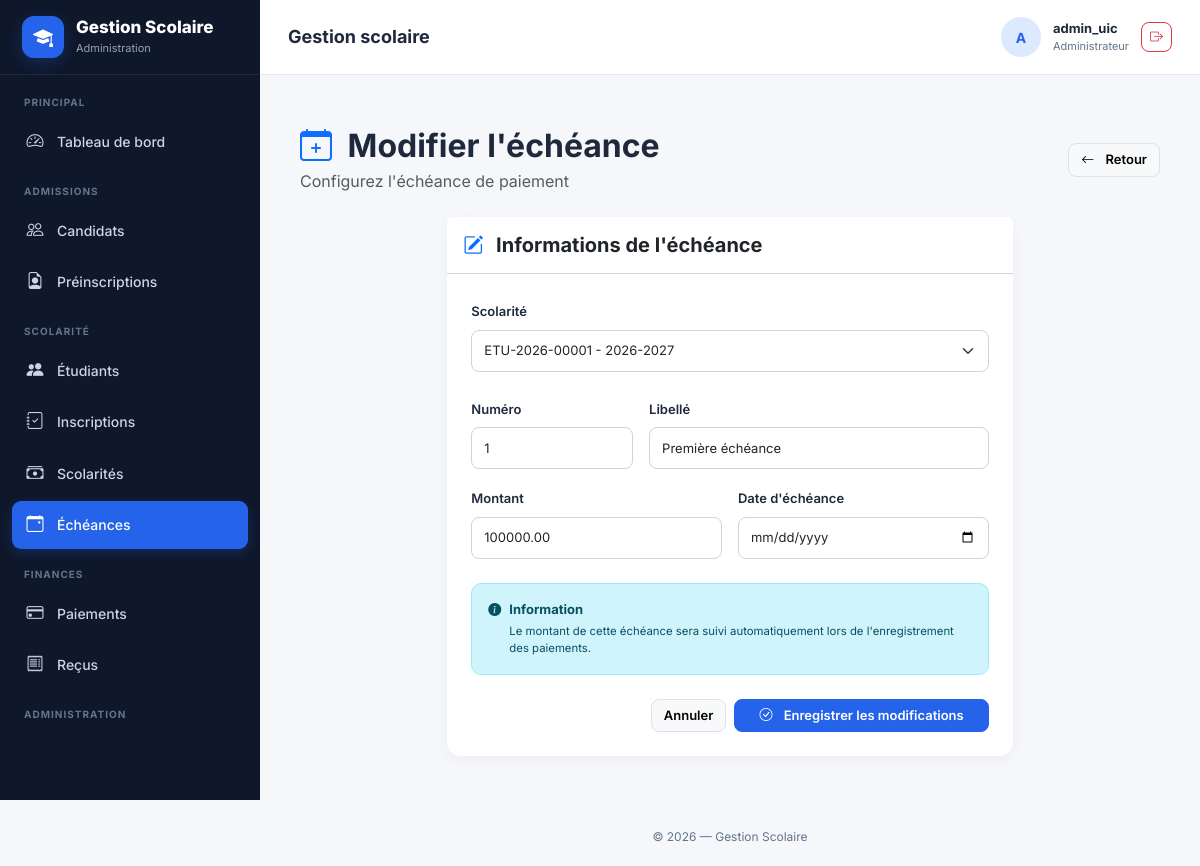
The app's page /echeances/1/modifier/ (signed in) with its own data.
### gestion/models.py (models this page shows, shortened)
class Echeance(models.Model):
    STATUT_CHOICES = [
        ("A_VENIR", "À venir"),
        ("EN_COURS", "En cours"),
        ("PAYEE", "Payée"),
        ("EN_RETARD", "En retard"),
    ]
    scolarite = models.ForeignKey(
        Scolarite,
        on_delete=models.PROTECT,
        related_name="echeances"
    )
    numero = models.PositiveIntegerField()
    libelle = models.CharField(
        max_length=150
    )
    montant = models.DecimalField(
        max_digits=12,
        decimal_places=2
    )
    date_echeance = models.DateField()
    montant_paye = models.DecimalField(
        max_digits=12,
        decimal_places=2,
        default=0,
        editable=False
    )
    reste_a_payer = models.DecimalField(
        max_digits=12,
        decimal_places=2,
        default=0,
        editable=False
    )
    statut = models.CharField(
        max_length=20,
        choices=STATUT_CHOICES,
        default="A_VENIR"
    )
    class Meta:
        verbose_name = "Échéance"
        verbose_name_plural = "Échéances"
        ordering = ["numero"]
        constraints = [
            models.UniqueConstraint(
                fields=["scolarite", "numero"],
                name="unique_echeance_scolarite_numero"
            )
        ]

### gestion/views.py (the view)
# urls.py: path("echeances/<int:pk>/modifier/", views.echeance_update,name="echeance_update"),
@login_required
@permission_required('gestion.change_echeance', raise_exception=True)
def echeance_update(request, pk):
    echeance = get_object_or_404(
        Echeance,
        pk=pk
    )
    if request.method == "POST":
        form = EcheanceForm(
            request.POST,
            instance=echeance
        )
        if form.is_valid():
            echeance = form.save()
            messages.success(
                request,
                "L'échéance a été modifiée avec succès."
            )
            return redirect(
                "gestion:echeance_detail",
                pk=echeance.pk
            )
    else:
        form = EcheanceForm(
            instance=echeance
        )
    return render(
        request,
        "gestion/echeances/form.html",
        {
            "form": form,
            "titre": "Modifier l'échéance",
            "bouton": "Enregistrer les modifications",
            "echeance": echeance,
        }
    )

### gestion/templates/gestion/echeances/form.html (shortened to what this page needs)
{% extends "gestion/base.html" %}
{% block content %}
<div class="container-fluid py-4">
    <div class="d-flex justify-content-between align-items-center mb-4">
        <div>
            <h2 class="fw-bold mb-1">
                <i class="bi bi-calendar-plus me-2 text-primary"></i>
                {{ titre }}
            </h2>
            <p class="text-muted mb-0">
                Configurez l'échéance de paiement
            </p>
        </div>
        <a href="{% url 'gestion:echeances_liste' %}"
           class="btn btn-light border">
            <i class="bi bi-arrow-left me-2"></i>
            Retour
        </a>
    </div>
    <div class="row justify-content-center">
        <div class="col-xl-8 col-lg-10">
            <div class="card border-0 shadow-sm">
                <div class="card-header bg-white py-3">
                    <h5 class="fw-bold mb-0">
                        <i class="bi bi-pencil-square me-2 text-primary"></i>
                        Informations de l'échéance
                    </h5>
                </div>
                <div class="card-body p-4">
                    <form method="post">
                        <div class="mb-4">
                            <label for="{{ form.scolarite.id_for_label }}"
                                   class="form-label fw-semibold">
                                {{ form.scolarite.label }}
                            </label>
                            {{ form.scolarite }}
                        </div>
                        <div class="row g-3">
                            <div class="col-md-4">
                                <label for="{{ form.numero.id_for_label }}"
                                       class="form-label fw-semibold">
                                    {{ form.numero.label }}
                                </label>
                                {{ form.numero }}
                            </div>
                            <div class="col-md-8">
                                <label for="{{ form.libelle.id_for_label }}"
                                       class="form-label fw-semibold">
                                    {{ form.libelle.label }}
                                </label>
                                {{ form.libelle }}
                            </div>
                            <div class="col-md-6">
                                <label for="{{ form.montant.id_for_label }}"
                                       class="form-label fw-semibold">
                                    {{ form.montant.label }}
                                </label>
                                {{ form.montant }}
                            </div>
                            <div class="col-md-6">
                                <label for="{{ form.date_echeance.id_for_label }}"
                                       class="form-label fw-semibold">
                                    {{ form.date_echeance.label }}
                                </label>
                                {{ form.date_echeance }}
                            </div>
                        </div>
                        <div class="alert alert-info mt-4">
                            <div class="d-flex">
                                <i class="bi bi-info-circle-fill me-2"></i>
                                <div>
                                    <strong>Information</strong>
                                    <div class="small mt-1">
                                        Le montant de cette échéance sera suivi
                                        automatiquement lors de l'enregistrement
                                        des paiements.
                                    </div>
                                </div>
                            </div>
                        </div>
                        <div class="d-flex justify-content-end gap-2 mt-4">
                            <a href="{% url 'gestion:echeances_liste' %}"
                               class="btn btn-light border">
                                Annuler
                            </a>
                            <button type="submit"
                                    class="btn btn-primary px-4">
                                <i class="bi bi-check-circle me-2"></i>
                                {{ bouton }}
                            </button>
                        </div>
                    </form>
                </div>
            </div>
        </div>
    </div>
</div>
{% endblock %}

### gestion/templates/gestion/base.html (shortened to what this page needs)
{% load static %}
<!DOCTYPE html>
<html lang="fr">
<head>
    <link
        href="https://cdn.jsdelivr.net/npm/bootstrap@5.3.3/dist/css/bootstrap.min.css"
        rel="stylesheet"
    >
    <link
        rel="stylesheet"
        href="https://cdn.jsdelivr.net/npm/bootstrap-icons@1.11.3/font/bootstrap-icons.min.css"
    >
</head>
<body>
<aside
    class="sidebar"
    id="sidebar"
>
    <div class="sidebar-brand">
        <div class="brand-icon">
            <i class="bi bi-mortarboard-fill"></i>
        </div>
        <div>
            <div class="brand-title">
                Gestion Scolaire
            </div>
            <div class="brand-subtitle">
                Administration
            </div>
        </div>
    </div>
    <div class="sidebar-menu">
        <div class="menu-title">
            Principal
        </div>
        <a
            href="{% url 'gestion:dashboard' %}"
            class="menu-link
            "
        >
            <i class="bi bi-speedometer2"></i>
            <span>
                Tableau de bord
            </span>
        </a>
        {% if perms.gestion.view_candidat or perms.gestion.view_preinscription %}
        <div class="menu-title">
            Admissions
        </div>
        {% endif %}
        {% if perms.gestion.view_candidat %}
        <a
            href="{% url 'gestion:candidats_liste' %}"
            class="menu-link
            "
        >
            <i class="bi bi-people"></i>
            <span>
                Candidats
            </span>
        </a>
        {% endif %}
        {% if perms.gestion.view_preinscription %}
        <a
            href="{% url 'gestion:preinscription_liste' %}"
            class="menu-link
            "
        >
            <i class="bi bi-file-earmark-person"></i>
            <span>
                Préinscriptions
            </span>
        </a>
        {% endif %}
        {% if perms.gestion.view_etudiant or perms.gestion.view_inscription or perms.gestion.view_scolarite or perms.gestion.view_echeance %}
        <div class="menu-title">
            Scolarité
        </div>
        {% endif %}
        {% if perms.gestion.view_etudiant %}
        <a
            href="{% url 'gestion:etudiants_liste' %}"
            class="menu-link
            "
        >
            <i class="bi bi-people-fill"></i>
            <span>
                Étudiants
            </span>
        </a>
        {% endif %}
        {% if perms.gestion.view_inscription %}
        <a
            href="{% url 'gestion:inscriptions_liste' %}"
            class="menu-link
            "
        >
            <i class="bi bi-journal-check"></i>
            <span>
                Inscriptions
            </span>
        </a>
        {% endif %}
        {% if perms.gestion.view_scolarite %}
        <a
            href="{% url 'gestion:scolarites_liste' %}"
            class="menu-link
            "
        >
            <i class="bi bi-cash-stack"></i>
            <span>
                Scolarités
            </span>
        </a>
        {% endif %}
        {% if perms.gestion.view_echeance %}
        <a
            href="{% url 'gestion:echeances_liste' %}"
            class="menu-link
            {% if 'echeance' in request.resolver_match.url_name %}
                active
            {% endif %}"
        >
            <i class="bi bi-calendar-event"></i>
            <span>
                Échéances
            </span>
        </a>
        {% endif %}
        {% if perms.gestion.view_paiement or perms.gestion.view_recu %}
        <div class="menu-title">
            Finances
        </div>
        {% endif %}
        {% if perms.gestion.view_paiement %}
        <a
            href="{% url 'gestion:paiements_liste' %}"
            class="menu-link
            "
        >
            <i class="bi bi-credit-card"></i>
            <span>
                Paiements
            </span>
        </a>
        {% endif %}
        {% if perms.gestion.view_recu %}
        <a
            href="{% url 'gestion:recus_liste' %}"
            class="menu-link
            "
        >
            <i class="bi bi-receipt"></i>
            <span>
                Reçus
            </span>
        </a>
        {% endif %}
        <div class="menu-title">
            Administration
        </div>
    </div>
</aside>
<div class="main-wrapper">
    <header class="topbar">
        <div class="topbar-left">
            <div>
                <h1 class="page-title">
                    {% block page_title %}
                        Gestion scolaire
                    {% endblock %}
                </h1>
            </div>
        </div>
        <div class="user-area">
            <div class="user-avatar">
                {% if request.user.is_authenticated %}
                    {{ request.user.username|first|upper }}
                {% else %}
                    <i class="bi bi-person"></i>
                {% endif %}
            </div>
            <div class="user-info">
                {% if request.user.is_authenticated %}
                    <div class="user-name">
                        {% if request.user.get_full_name %}
                            {{ request.user.get_full_name }}
                        {% else %}
                            {{ request.user.username }}
                        {% endif %}
                    </div>
                    <div class="user-role">
                        {% if request.user.is_superuser %}
                            Administrateur
                        {% else %}
                            Gestionnaire
                        {% endif %}
                    </div>
                {% endif %}
            </div>
     {% if request.user.is_authenticated %}
    <form
        method="post"
        action="{% url 'logout' %}"
        class="d-inline"
    >
        <button
            type="submit"
            class="btn btn-sm btn-outline-danger"
            title="Déconnexion"
        >
            <i class="bi bi-box-arrow-right"></i>
        </button>
    </form>
{% endif %}
        </div>
    </header>
    <main class="content-wrapper">
        {% block content %}
        {% endblock %}
    </main>
    <footer class="footer">
        © {% now "Y" %} — Gestion Scolaire
    </footer>
</div>
</body>
</html>

### records on screen
Echeance: scolarite "ETU-2026-00001 - 2026-2027", numero "1", libelle "Première échéance", montant "100000.00"

### other values on screen
{{ request.user.username|first|upper }} "A"
{{ request.user.username }} "admin_uic"
{{ titre }} "Modifier l'échéance"
{{ bouton }} "Enregistrer les modifications"
